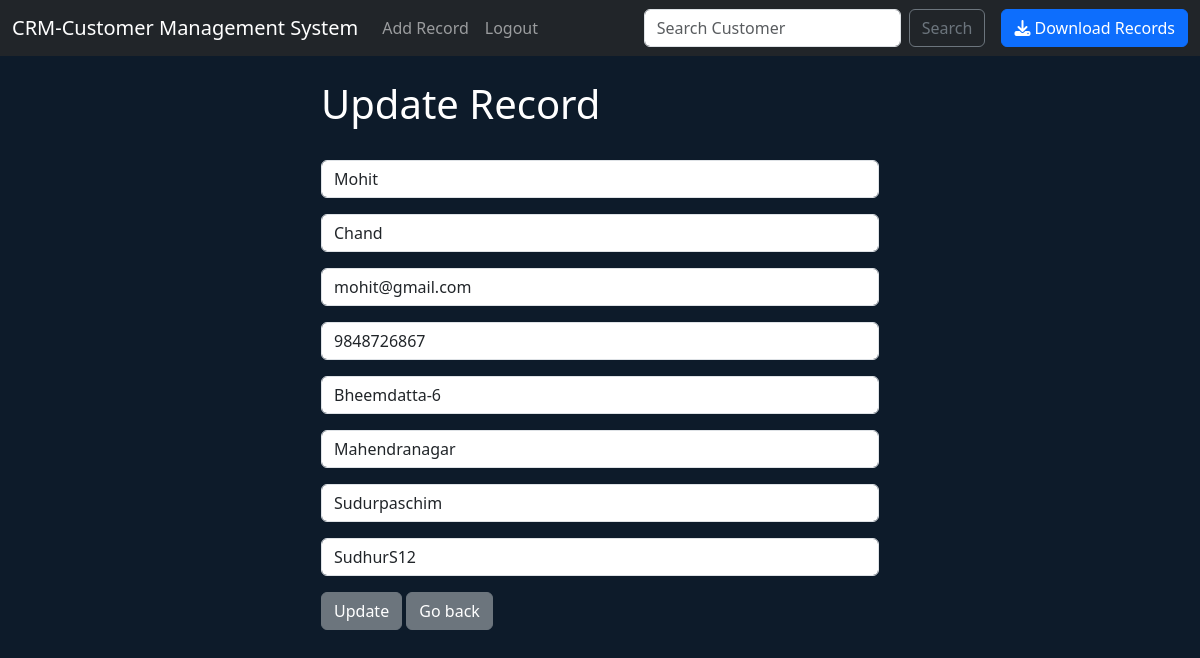
The app's page /update/3 (signed in) with its own data.
### website/models.py (models this page shows, shortened)
class Record(models.Model):
    created_at = models.DateTimeField(auto_now_add=True)
    first_name = models.CharField(max_length=100)
    last_name = models.CharField(max_length=100)
    email = models.EmailField(max_length=100)
    phone = models.IntegerField()
    address = models.CharField(max_length=100)
    city = models.CharField(max_length=100)
    state = models.CharField(max_length=100)
    zipcode = models.CharField(max_length=100)

### website/views.py (the view)
# urls.py: path('update/<int:pk>',views.update_record, name="update-record" ),
def update_record(request,pk):
    if request.user.is_authenticated:
        current_record = Record.objects.get(id=pk)
        form = AddRecordForm(request.POST or None,instance=current_record) # instance=current_record will display old values
        if form.is_valid():
            form.save()
            messages.success(request, "Record has been Updated.")
            return redirect('home')
        return render(request,'update_record.html',{'form':form})
    else:
        messages.success(request,"You must be logged in.")
        return redirect('home')

### website/forms.py
class AddRecordForm(forms.ModelForm):
    first_name = forms.CharField(required=True,label="",widget=forms.TextInput(attrs={'class':'form-control','placeholder':'First Name'}))
    last_name = forms.CharField(required=True,label="",widget=forms.TextInput(attrs={'class':'form-control','placeholder':'Last Name'}))
    email = forms.CharField(required=True,label="",widget=forms.TextInput(attrs={'class':'form-control','placeholder':'Email'}))
    phone = forms.CharField(required=True,label="",widget=forms.TextInput(attrs={'class':'form-control','placeholder':'Phone'}))
    address = forms.CharField(required=True,label="",widget=forms.TextInput(attrs={'class':'form-control','placeholder':'Address'}))
    city= forms.CharField(required=True,label="",widget=forms.TextInput(attrs={'class':'form-control','placeholder':'City'}))
    state = forms.CharField(required=True,label="",widget=forms.TextInput(attrs={'class':'form-control','placeholder':'State'}))
    zipcode = forms.CharField(required=True,label="",widget=forms.TextInput(attrs={'class':'form-control','placeholder':'ZipCode'}))
    class Meta:
        model= Record
        exclude = ("User",)

### website/templates/update_record.html (shortened to what this page needs)
{% extends 'base.html' %}
{% block content %}
<div class="col-md-6 offset-md-3">
<h1>Update Record</h1>
<br>
<form  method="POST">
    {{ form.as_p }}
<button type="submit" class="btn btn-secondary">Update</button>
<a href="{% url 'home' %}" class="card-link btn btn-secondary" >Go back</a>
</form>
</div>
{% endblock content%}

### website/templates/base.html (style rules this page uses)
body { background-color: #0d1b2a; color: white; }
a, .btn-link { color:#4ea8de; }

### records on screen
Record: first_name "Mohit", last_name "Chand", email "mohit@gmail.com", phone "9848726867", address "Bheemdatta-6", city "Mahendranagar", state "Sudurpaschim", zipcode "SudhurS12"
